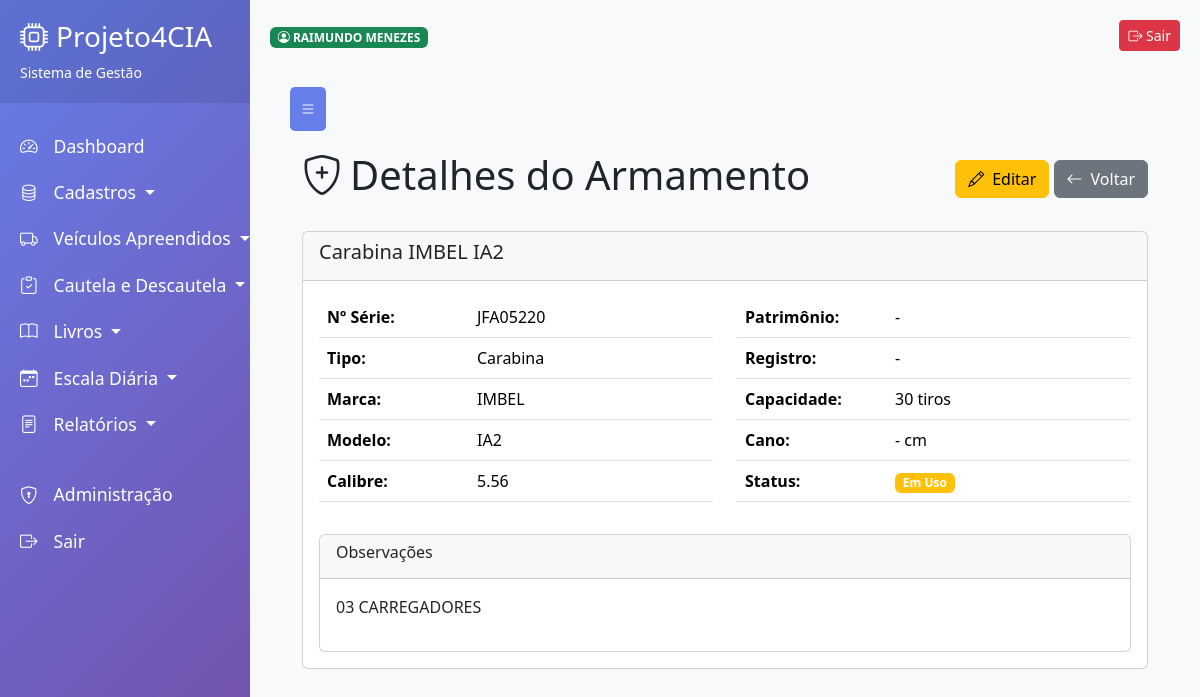
/cadastros/armamentos/14/ (signed in), run on an earlier commit of the app's database.
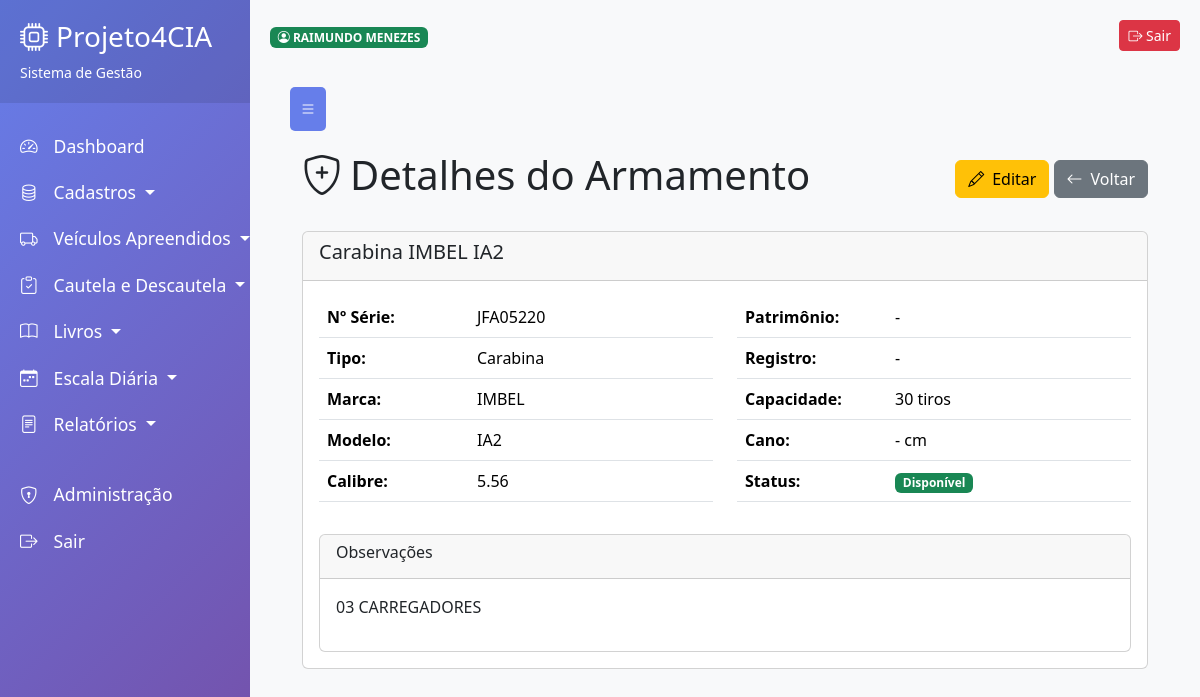
And on a later commit of the database.
### aplicacoes/cadastros/cadastro_armamentos/views.py (the view)
# urls.py: path('<int:pk>/', login_required(views.ArmamentoDetailView.as_view()), name='armamento_detail'),
class ArmamentoDetailView(LoginRequiredMixin, DetailView):
    model = Armamento
    template_name = 'cadastro_armamentos/armamento_detail.html'
    context_object_name = 'armamento'

### aplicacoes/cadastros/cadastro_armamentos/templates/cadastro_armamentos/armamento_detail.html (shortened to what this page needs)
{% extends 'base.html' %}
{% block content %}
<div class="container-fluid">
    <div class="d-flex justify-content-between align-items-center mb-4">
        <h1><i class="bi bi-shield-plus me-2"></i>Detalhes do Armamento</h1>
        <div>
            <a href="{% url 'cadastro_armamentos:armamento_update' armamento.pk %}" class="btn btn-warning">
                <i class="bi bi-pencil me-2"></i>Editar
            </a>
            <a href="{% url 'cadastro_armamentos:armamento_list' %}" class="btn btn-secondary">
                <i class="bi bi-arrow-left me-2"></i>Voltar
            </a>
        </div>
    </div>
    <div class="card">
        <div class="card-header">
            <h5>{{ armamento.get_tipo_display }} {{ armamento.marca }} {{ armamento.modelo }}</h5>
        </div>
        <div class="card-body">
            <div class="row">
                <div class="col-md-6">
                    <table class="table">
                        <tr>
                            <th style="width: 150px;">Nº Série:</th>
                            <td>{{ armamento.numero_serie }}</td>
                        </tr>
                        <tr>
                            <th>Tipo:</th>
                            <td>{{ armamento.get_tipo_display }}</td>
                        </tr>
                        <tr>
                            <th>Marca:</th>
                            <td>{{ armamento.marca }}</td>
                        </tr>
                        <tr>
                            <th>Modelo:</th>
                            <td>{{ armamento.modelo }}</td>
                        </tr>
                        <tr>
                            <th>Calibre:</th>
                            <td>{{ armamento.calibre }}</td>
                        </tr>
                    </table>
                </div>
                <div class="col-md-6">
                    <table class="table">
                        <tr>
                            <th style="width: 150px;">Patrimônio:</th>
                            <td>{{ armamento.patrimonio|default:'-' }}</td>
                        </tr>
                        <tr>
                            <th>Registro:</th>
                            <td>{{ armamento.registro|default:'-' }}</td>
                        </tr>
                        <tr>
                            <th>Capacidade:</th>
                            <td>{{ armamento.capacidade }} tiros</td>
                        </tr>
                        <tr>
                            <th>Cano:</th>
                            <td>{{ armamento.comprimento_cano|default:'-' }} cm</td>
                        </tr>
                        <tr>
                            <th>Status:</th>
                            <td>
                                {% if armamento.status == 'DISPONIVEL' %}
                                    <span class="badge bg-success">Disponível</span>
                                {% elif armamento.status == 'EM_USO' %}
                                    <span class="badge bg-warning">Em Uso</span>
                                {% elif armamento.status == 'MANUTENCAO' %}
                                    <span class="badge bg-danger">Manutenção</span>
                                {% else %}
                                    <span class="badge bg-secondary">Baixado</span>
                                {% endif %}
                            </td>
                        </tr>
                    </table>
                </div>
            </div>
            {% if armamento.observacoes %}
            <div class="row mt-3">
                <div class="col-12">
                    <div class="card">
                        <div class="card-header">
                            <h6>Observações</h6>
                        </div>
                        <div class="card-body">
                            {{ armamento.observacoes|linebreaks }}
                        </div>
                    </div>
                </div>
            </div>
            {% endif %}
        </div>
    </div>
</div>
{% endblock %}

What changed in the data, as far as the page shows it:
changed Armamento "Carabina": status "EM_USO" → "DISPONIVEL" (drawn)
Also different on the page:
text no longer shown: "Em Uso"
text now shown: "Disponível"
